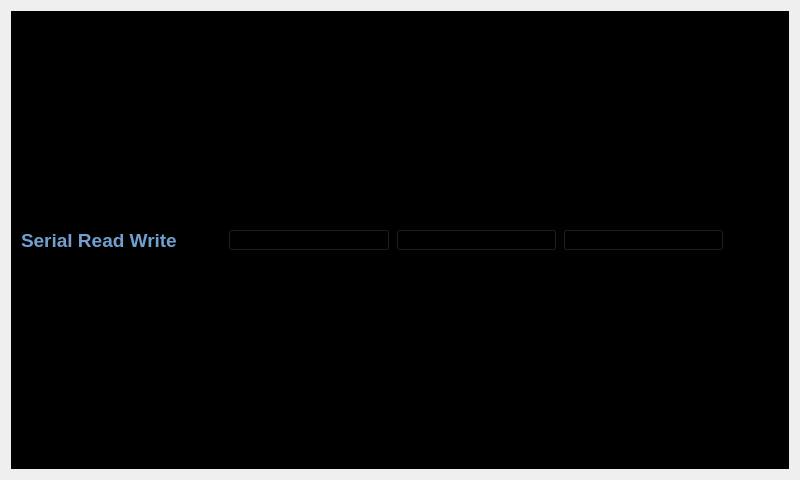
<?xml version="1.0" encoding="UTF-8"?>
<ui version="4.0">
 <class>uart</class>
 <widget class="QWidget" name="uart">
  <property name="geometry">
   <rect>
    <x>0</x>
    <y>0</y>
    <width>800</width>
    <height>480</height>
   </rect>
  </property>
  <property name="windowTitle">
   <string>Form</string>
  </property>
  <layout class="QVBoxLayout" name="verticalLayout">
   <item>
    <layout class="QVBoxLayout" name="mainLayout">
     <item>
      <widget class="QFrame" name="frame">
       <property name="styleSheet">
        <string notr="true">background-color: rgb(0, 0, 0);</string>
       </property>
       <property name="frameShape">
        <enum>QFrame::StyledPanel</enum>
       </property>
       <property name="frameShadow">
        <enum>QFrame::Raised</enum>
       </property>
       <layout class="QHBoxLayout" name="horizontalLayout">
        <item>
         <widget class="QLabel" name="label">
          <property name="font">
           <font>
            <pointsize>14</pointsize>
            <weight>75</weight>
            <bold>true</bold>
           </font>
          </property>
          <property name="styleSheet">
           <string notr="true">color: rgb(114, 159, 207);</string>
          </property>
          <property name="text">
           <string>Serial Read Write</string>
          </property>
         </widget>
        </item>
        <item>
         <spacer name="horizontalSpacer">
          <property name="orientation">
           <enum>Qt::Horizontal</enum>
          </property>
          <property name="sizeType">
           <enum>QSizePolicy::Fixed</enum>
          </property>
          <property name="sizeHint" stdset="0">
           <size>
            <width>40</width>
            <height>20</height>
           </size>
          </property>
         </spacer>
        </item>
        <item>
         <widget class="QPushButton" name="btnOpen">
          <property name="text">
           <string>Open</string>
          </property>
          <property name="checkable">
           <bool>true</bool>
          </property>
         </widget>
        </item>
        <item>
         <widget class="QPushButton" name="btnClear">
          <property name="text">
           <string>Clear</string>
          </property>
         </widget>
        </item>
        <item>
         <widget class="QPushButton" name="btnSend">
          <property name="text">
           <string>Send</string>
          </property>
         </widget>
        </item>
        <item>
         <widget class="Line" name="line">
          <property name="orientation">
           <enum>Qt::Vertical</enum>
          </property>
         </widget>
        </item>
        <item>
         <widget class="QPushButton" name="btnExit">
          <property name="sizePolicy">
           <sizepolicy hsizetype="Fixed" vsizetype="Fixed">
            <horstretch>0</horstretch>
            <verstretch>0</verstretch>
           </sizepolicy>
          </property>
          <property name="text">
           <string/>
          </property>
          <property name="flat">
           <bool>true</bool>
          </property>
         </widget>
        </item>
       </layout>
      </widget>
     </item>
    </layout>
   </item>
  </layout>
 </widget>
 <resources/>
 <connections/>
</ui>
